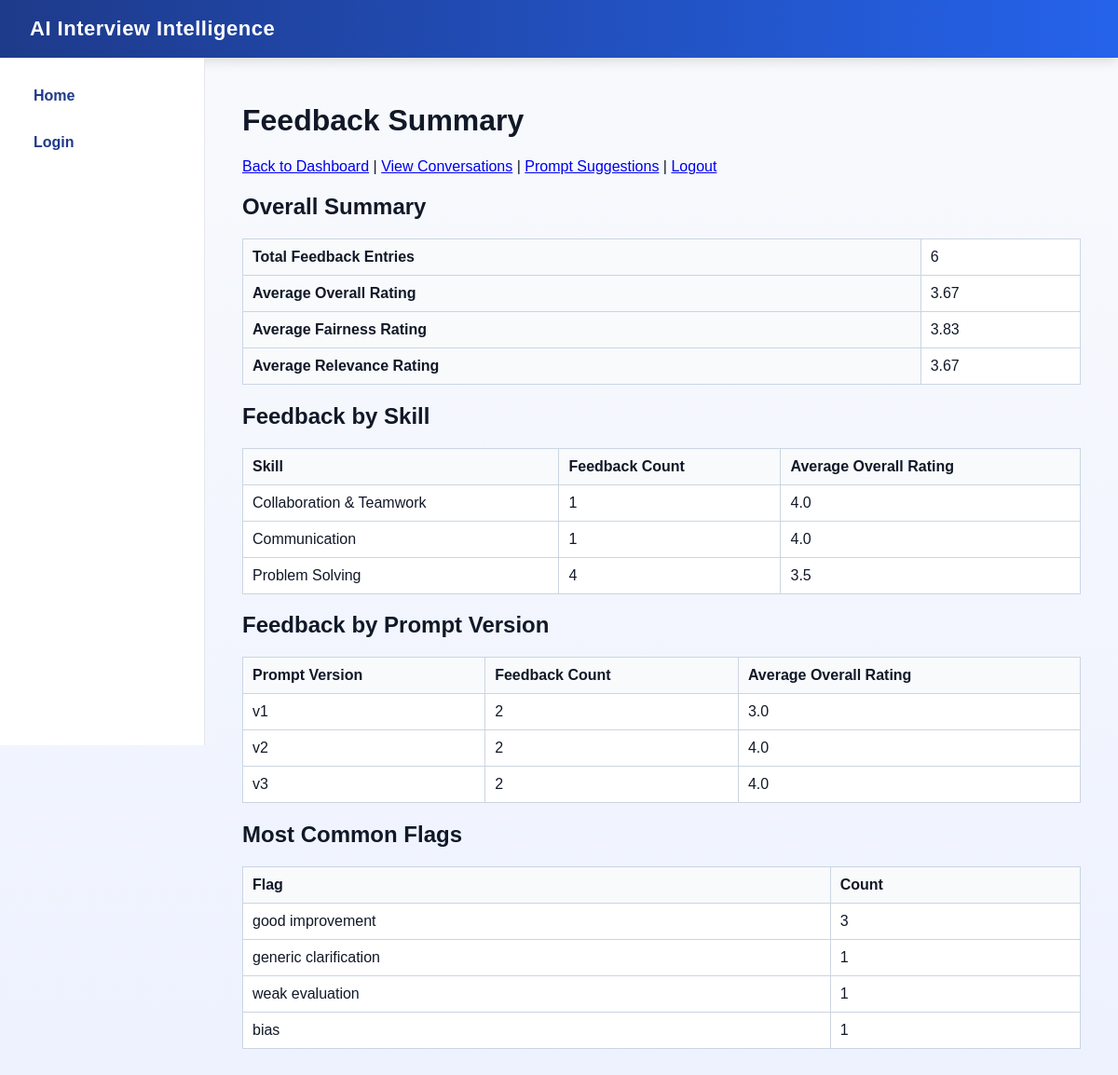
The page /admin/feedback-summary (signed in) on the database its author committed.
### app/db/models.py (models this page shows)
class Conversation(Base):
    __tablename__ = "conversations"
    id = Column(String, primary_key=True, index=True)
    skill = Column(String, nullable=True)
    status = Column(String, nullable=False, default="ongoing")
    stage = Column(String, nullable=False)
    prompt_version = Column(String, nullable=True)
    state_json = Column(Text, nullable=False)
    created_at = Column(DateTime, default=datetime.now(ZoneInfo("Europe/Rome")).replace(tzinfo=None))
    completed_at = Column(DateTime, nullable=True)
    messages = relationship("Message", back_populates="conversation", cascade="all, delete-orphan")
    feedback_entries = relationship("Feedback", back_populates="conversation", cascade="all, delete-orphan")

### app/admin/routes.py (the view)
    @router.get("/admin/feedback-summary", response_class=HTMLResponse)
    def feedback_summary(request: Request, db: Session = Depends(get_db)):
        admin_user = request.session.get("admin_user")
        if not admin_user:
            return RedirectResponse(url="/login", status_code=303)
        feedback_rows = db.query(Feedback).all()
        conversations = db.query(Conversation).all()
        conversation_map = {c.id: c for c in conversations}
        total_feedback = len(feedback_rows)
        overall_values = [f.overall_rating for f in feedback_rows if f.overall_rating is not None]
        fairness_values = [f.fairness_rating for f in feedback_rows if f.fairness_rating is not None]
        relevance_values = [f.relevance_rating for f in feedback_rows if f.relevance_rating is not None]
        def avg(values):
            return round(sum(values) / len(values), 2) if values else 0.0
        summary = {
            "total_feedback": total_feedback,
            "avg_overall": avg(overall_values),
            "avg_fairness": avg(fairness_values),
            "avg_relevance": avg(relevance_values),
        }
        skill_counts = defaultdict(int)
        skill_overall = defaultdict(list)
        prompt_counts = defaultdict(int)
        prompt_overall = defaultdict(list)
        flag_counter = Counter()
        for f in feedback_rows:
            conv = conversation_map.get(f.conversation_id)
            skill_name = conv.skill if conv and conv.skill else "Unknown"
            prompt_ver = conv.prompt_version if conv and conv.prompt_version else "Unknown"
            skill_counts[skill_name] += 1
            prompt_counts[prompt_ver] += 1
            if f.overall_rating is not None:
                skill_overall[skill_name].append(f.overall_rating)
                prompt_overall[prompt_ver].append(f.overall_rating)
            try:
                parsed_flags = json.loads(f.flags) if f.flags else []
                if isinstance(parsed_flags, list):
                    for flag in parsed_flags:
                        if flag:
                            flag_counter[str(flag).strip()] += 1
                elif parsed_flags:
                    flag_counter[str(parsed_flags).strip()] += 1
            except Exception:
                if f.flags:
                    flag_counter[f.flags.strip()] += 1
        skill_summary = []
        for skill_name, count in skill_counts.items():
            skill_summary.append(
                {
                    "skill": skill_name,
                    "feedback_count": count,
                    "avg_overall": avg(skill_overall[skill_name]),
                }
            )
        skill_summary.sort(key=lambda x: x["skill"])
        prompt_summary = []
        for version, count in prompt_counts.items():
            prompt_summary.append(
                {
                    "prompt_version": version,
                    "feedback_count": count,
                    "avg_overall": avg(prompt_overall[version]),
                }
            )
        prompt_summary.sort(key=lambda x: x["prompt_version"])
        top_flags = [{"flag": flag, "count": count} for flag, count in flag_counter.most_common(10)]
        return templates.TemplateResponse(
            request=request,
            name="feedback_summary.html",
            context={
                "admin_user": admin_user,
                "summary": summary,
                "skill_summary": skill_summary,
                "prompt_summary": prompt_summary,
                "top_flags": top_flags,
            },
        )

### app/ui/templates/feedback_summary.html (shortened to what this page needs)
{% extends "base.html" %}
{% block content %}
<h1>Feedback Summary</h1>
<p>
    <a href="/admin">Back to Dashboard</a> |
    <a href="/admin/conversations">View Conversations</a> |
    <a href="/admin/prompt-suggestions">Prompt Suggestions</a> |
    <a href="/logout">Logout</a>
</p>
<h2>Overall Summary</h2>
<table border="1" cellpadding="8" cellspacing="0">
    <tbody>
        <tr>
            <th>Total Feedback Entries</th>
            <td>{{ summary.total_feedback }}</td>
        </tr>
        <tr>
            <th>Average Overall Rating</th>
            <td>{{ summary.avg_overall }}</td>
        </tr>
        <tr>
            <th>Average Fairness Rating</th>
            <td>{{ summary.avg_fairness }}</td>
        </tr>
        <tr>
            <th>Average Relevance Rating</th>
            <td>{{ summary.avg_relevance }}</td>
        </tr>
    </tbody>
</table>
<h2>Feedback by Skill</h2>
<table border="1" cellpadding="8" cellspacing="0">
    <thead>
        <tr>
            <th>Skill</th>
            <th>Feedback Count</th>
            <th>Average Overall Rating</th>
        </tr>
    </thead>
    <tbody>
        {% for row in skill_summary %}
        <tr>
            <td>{{ row.skill }}</td>
            <td>{{ row.feedback_count }}</td>
            <td>{{ row.avg_overall }}</td>
        </tr>
        {% endfor %}
    </tbody>
</table>
<h2>Feedback by Prompt Version</h2>
<table border="1" cellpadding="8" cellspacing="0">
    <thead>
        <tr>
            <th>Prompt Version</th>
            <th>Feedback Count</th>
            <th>Average Overall Rating</th>
        </tr>
    </thead>
    <tbody>
        {% for row in prompt_summary %}
        <tr>
            <td>{{ row.prompt_version }}</td>
            <td>{{ row.feedback_count }}</td>
            <td>{{ row.avg_overall }}</td>
        </tr>
        {% endfor %}
    </tbody>
</table>
<h2>Most Common Flags</h2>
{% if top_flags %}
<table border="1" cellpadding="8" cellspacing="0">
    <thead>
        <tr>
            <th>Flag</th>
            <th>Count</th>
        </tr>
    </thead>
    <tbody>
        {% for row in top_flags %}
        <tr>
            <td>{{ row.flag }}</td>
            <td>{{ row.count }}</td>
        </tr>
        {% endfor %}
    </tbody>
</table>
{% else %}
<p>No flags submitted yet.</p>
{% endif %}
{% endblock %}

### app/ui/static/style.css (style rules this page uses)
body { margin: 0; font-family: Arial, sans-serif; background: linear-gradient(180deg, #f8fafc, #eef2ff); color: #111827; }
table { width: 100%; border-collapse: collapse; background: white; }
th, td { border: 1px solid #cbd5e1; padding: 10px; vertical-align: top; text-align: left; }
th { background: #f8fafc; }

### rows shown on the page
Conversation: skill "Collaboration & Teamwork", feedback_count "1", avg_overall "4.0", prompt_version "v3", feedback_count "2"
Conversation: skill "Communication", feedback_count "1", avg_overall "4.0", prompt_version "v2", feedback_count "2"
Conversation: skill "Problem Solving", feedback_count "4", avg_overall "3.5", prompt_version "v1", feedback_count "2", avg_overall "3.0"

### other values the page prints
{{ summary.total_feedback }} "6"
{{ summary.avg_overall }} "3.67"
{{ summary.avg_fairness }} "3.83"
{{ summary.avg_relevance }} "3.67"
{{ row.flag }} "good improvement" "generic clarification" "weak evaluation" "bias"
{{ row.count }} "3" "1" "1" "1"
